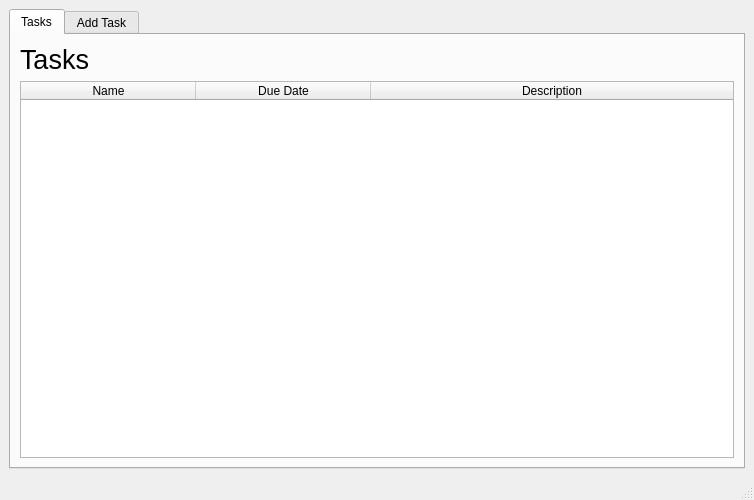
<?xml version="1.0" encoding="UTF-8"?>
<ui version="4.0">
 <class>MainWindow</class>
 <widget class="QMainWindow" name="MainWindow">
  <property name="geometry">
   <rect>
    <x>0</x>
    <y>0</y>
    <width>754</width>
    <height>500</height>
   </rect>
  </property>
  <property name="minimumSize">
   <size>
    <width>500</width>
    <height>500</height>
   </size>
  </property>
  <property name="windowTitle">
   <string>MainWindow</string>
  </property>
  <widget class="QWidget" name="centralwidget">
   <layout class="QGridLayout" name="gridLayout_2">
    <item row="0" column="0">
     <widget class="QTabWidget" name="tabWidget">
      <property name="tabPosition">
       <enum>QTabWidget::North</enum>
      </property>
      <property name="tabShape">
       <enum>QTabWidget::Rounded</enum>
      </property>
      <property name="currentIndex">
       <number>0</number>
      </property>
      <property name="elideMode">
       <enum>Qt::ElideNone</enum>
      </property>
      <property name="usesScrollButtons">
       <bool>true</bool>
      </property>
      <property name="documentMode">
       <bool>false</bool>
      </property>
      <property name="tabsClosable">
       <bool>false</bool>
      </property>
      <property name="movable">
       <bool>false</bool>
      </property>
      <property name="tabBarAutoHide">
       <bool>false</bool>
      </property>
      <widget class="QWidget" name="tView">
       <attribute name="title">
        <string>Tasks</string>
       </attribute>
       <layout class="QGridLayout" name="gridLayout_4">
        <item row="1" column="0">
         <widget class="QTableWidget" name="tableWidget">
          <property name="sizeAdjustPolicy">
           <enum>QAbstractScrollArea::AdjustIgnored</enum>
          </property>
          <property name="editTriggers">
           <set>QAbstractItemView::NoEditTriggers</set>
          </property>
          <property name="rowCount">
           <number>0</number>
          </property>
          <property name="columnCount">
           <number>3</number>
          </property>
          <attribute name="horizontalHeaderVisible">
           <bool>true</bool>
          </attribute>
          <attribute name="horizontalHeaderCascadingSectionResizes">
           <bool>true</bool>
          </attribute>
          <attribute name="horizontalHeaderDefaultSectionSize">
           <number>175</number>
          </attribute>
          <attribute name="horizontalHeaderHighlightSections">
           <bool>true</bool>
          </attribute>
          <attribute name="horizontalHeaderShowSortIndicator" stdset="0">
           <bool>false</bool>
          </attribute>
          <attribute name="horizontalHeaderStretchLastSection">
           <bool>true</bool>
          </attribute>
          <attribute name="verticalHeaderVisible">
           <bool>true</bool>
          </attribute>
          <attribute name="verticalHeaderCascadingSectionResizes">
           <bool>true</bool>
          </attribute>
          <attribute name="verticalHeaderHighlightSections">
           <bool>true</bool>
          </attribute>
          <column>
           <property name="text">
            <string>Name</string>
           </property>
          </column>
          <column>
           <property name="text">
            <string>Due Date</string>
           </property>
          </column>
          <column>
           <property name="text">
            <string>Description</string>
           </property>
          </column>
         </widget>
        </item>
        <item row="0" column="0">
         <widget class="QLabel" name="label">
          <property name="text">
           <string>&lt;html&gt;&lt;head/&gt;&lt;body&gt;&lt;p&gt;&lt;span style=&quot; font-size:20pt;&quot;&gt;Tasks&lt;/span&gt;&lt;/p&gt;&lt;/body&gt;&lt;/html&gt;</string>
          </property>
          <property name="textFormat">
           <enum>Qt::RichText</enum>
          </property>
          <property name="scaledContents">
           <bool>false</bool>
          </property>
          <property name="wordWrap">
           <bool>false</bool>
          </property>
          <property name="openExternalLinks">
           <bool>false</bool>
          </property>
         </widget>
        </item>
       </layout>
      </widget>
      <widget class="QWidget" name="Task">
       <property name="layoutDirection">
        <enum>Qt::LeftToRight</enum>
       </property>
       <attribute name="title">
        <string>Add Task</string>
       </attribute>
       <layout class="QGridLayout" name="gridLayout_3">
        <property name="verticalSpacing">
         <number>15</number>
        </property>
        <item row="4" column="0">
         <widget class="QPushButton" name="AddButton">
          <property name="sizePolicy">
           <sizepolicy hsizetype="Fixed" vsizetype="Fixed">
            <horstretch>0</horstretch>
            <verstretch>0</verstretch>
           </sizepolicy>
          </property>
          <property name="layoutDirection">
           <enum>Qt::LeftToRight</enum>
          </property>
          <property name="text">
           <string>Done</string>
          </property>
         </widget>
        </item>
        <item row="3" column="0">
         <layout class="QVBoxLayout" name="verticalLayout_3">
          <item>
           <widget class="QLabel" name="label_5">
            <property name="text">
             <string>Due Date</string>
            </property>
           </widget>
          </item>
          <item>
           <widget class="QDateTimeEdit" name="date">
            <property name="sizePolicy">
             <sizepolicy hsizetype="Fixed" vsizetype="Fixed">
              <horstretch>0</horstretch>
              <verstretch>0</verstretch>
             </sizepolicy>
            </property>
            <property name="calendarPopup">
             <bool>true</bool>
            </property>
            <property name="timeSpec">
             <enum>Qt::LocalTime</enum>
            </property>
           </widget>
          </item>
         </layout>
        </item>
        <item row="1" column="0">
         <layout class="QVBoxLayout" name="verticalLayout_2">
          <property name="sizeConstraint">
           <enum>QLayout::SetDefaultConstraint</enum>
          </property>
          <item>
           <widget class="QLabel" name="label_3">
            <property name="toolTip">
             <string>&lt;html&gt;&lt;head/&gt;&lt;body&gt;&lt;p&gt;Add a short and brief name for the task&lt;/p&gt;&lt;/body&gt;&lt;/html&gt;</string>
            </property>
            <property name="text">
             <string>Task Name</string>
            </property>
           </widget>
          </item>
          <item>
           <widget class="QLineEdit" name="TaskNameEdit_2"/>
          </item>
         </layout>
        </item>
        <item row="2" column="0">
         <layout class="QVBoxLayout" name="verticalLayout">
          <item>
           <widget class="QLabel" name="label_4">
            <property name="text">
             <string>Task Description</string>
            </property>
           </widget>
          </item>
          <item>
           <widget class="QPlainTextEdit" name="plainTextEdit_2">
            <property name="maximumSize">
             <size>
              <width>16777215</width>
              <height>16777215</height>
             </size>
            </property>
            <property name="plainText">
             <string/>
            </property>
           </widget>
          </item>
         </layout>
        </item>
        <item row="0" column="0">
         <widget class="QLabel" name="label_2">
          <property name="text">
           <string>&lt;html&gt;&lt;head/&gt;&lt;body&gt;&lt;p&gt;&lt;span style=&quot; font-size:20pt;&quot;&gt;Add Task&lt;/span&gt;&lt;/p&gt;&lt;/body&gt;&lt;/html&gt;</string>
          </property>
         </widget>
        </item>
       </layout>
      </widget>
     </widget>
    </item>
   </layout>
  </widget>
  <widget class="QMenuBar" name="menubar">
   <property name="geometry">
    <rect>
     <x>0</x>
     <y>0</y>
     <width>754</width>
     <height>23</height>
    </rect>
   </property>
  </widget>
  <widget class="QStatusBar" name="statusbar"/>
 </widget>
 <resources/>
 <connections/>
</ui>
